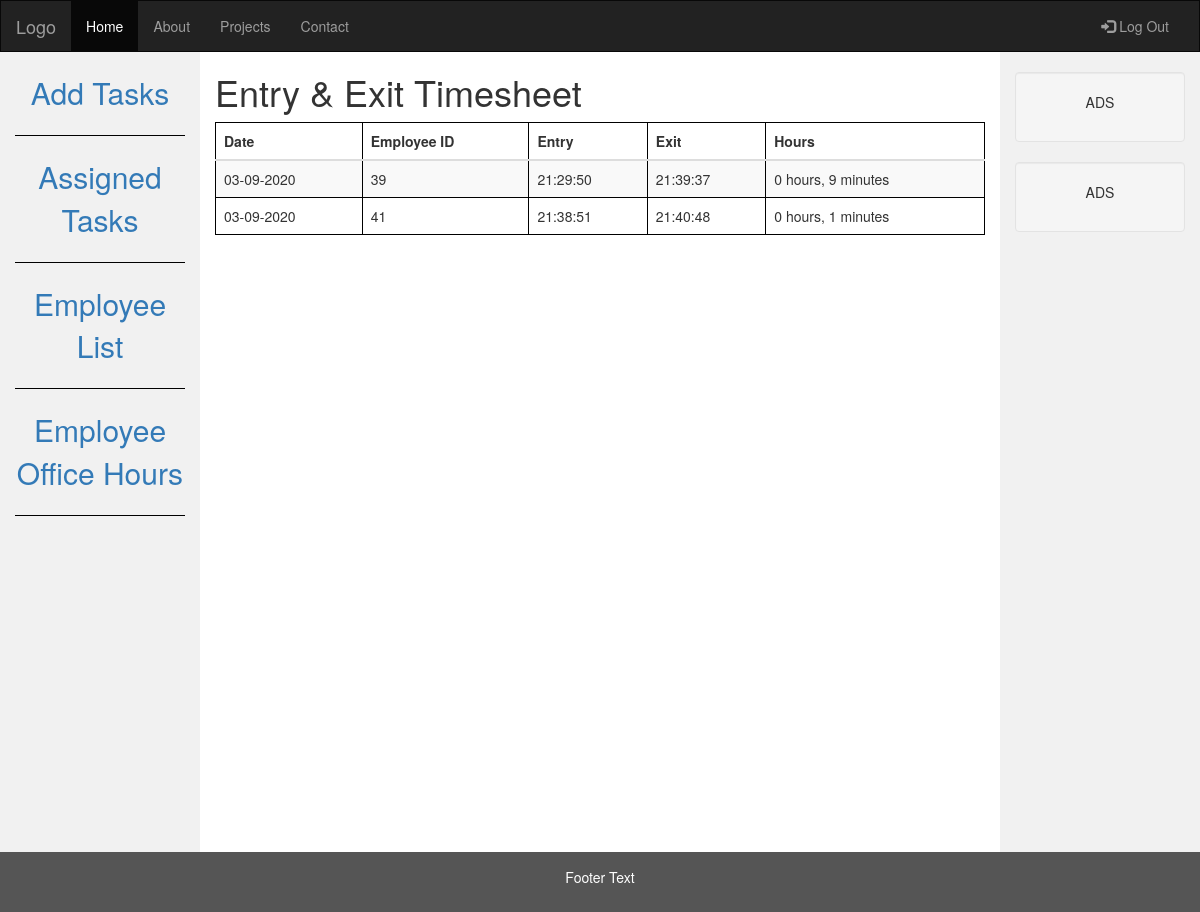
/admin/entryexittime.php (signed in), run on the app's committed database.
### tables this page shows
CREATE TABLE `officetime` (
  `d_id` int(11) NOT NULL,
  `e_id` int(11) NOT NULL,
  `d_date` varchar(255) NOT NULL,
  `clock_in` varchar(255) NOT NULL,
  `clock_out` text NOT NULL,
  `o_hours` int(11) NOT NULL,
  `o_hours_string` varchar(255) NOT NULL
);

### admin/entryexittime.php (the view, shortened to what this page needs)
<?php
include "admindbconnection.php";
?>
<!DOCTYPE html>
<html lang="en">
<head>
  <link rel="stylesheet" href="https://maxcdn.bootstrapcdn.com/bootstrap/3.4.1/css/bootstrap.min.css">
  <link rel="stylesheet" type="text/css" href="admincss.css"></link>
</head>
<body>
<?php include 'navbar.php'; ?>
<div class="container-fluid text-center">
  <div class="row content">
  <?php include 'sidenav.php'; ?>
    <div class="col-sm-8 text-left">
      <h1>Entry & Exit Timesheet</h1>
      <?php
        $sql = "SELECT * FROM officetime";
        $result = $con->query($sql);
        if ($result->num_rows > 0){
          echo '<table class="table table-striped">';
          echo '<thead>';
          echo '<tr>';
          echo '<th scope="col">Date</th>';
          echo '<th scope="col">Employee ID</th>';
          echo '<th scope="col">Entry</th>';
          echo '<th scope="col">Exit</th>';
          echo '<th scope="col">Hours</th>';
          echo '</tr>';
          echo '</thead>';
          echo '<tbody>';
          while($row = $result->fetch_assoc()) {
            echo '<tr>';
            echo '<td>'.$row["d_date"].'</td>';
            echo '<td>'.$row["e_id"].'</td>';
            echo '<td>'.$row["clock_in"].'</td>';
            echo '<td>'.$row["clock_out"].'</td>';
            echo '<td>'.$row["o_hours_string"].'</td>';
            echo '</tr>';
          }
          echo '</tbody>';
          echo '</table>';
        } else {
          echo "0 entries";
        }
        ?>
    </div>
    <div class="col-sm-2 sidenav">
      <div class="well">
        <p>ADS</p>
      </div>
      <div class="well">
        <p>ADS</p>
      </div>
    </div>
  </div>
</div>
<footer class="container-fluid text-center">
  <p>Footer Text</p>
</footer>
</body>
</html>

### admin/admincss.css (style rules this page uses)
.row.content { height: 800px }
.sidenav { padding-top: 20px; background-color: #f1f1f1; height: 100%; }
footer { background-color: #555; color: white; padding: 15px; }
table, th, td { border: 1px solid black; }

### data on the page
officetime: d_date "03-09-2020", e "39", clock_in "21:29:50", clock_out "21:39:37", o_hours_string "0 hours, 9 minutes"
officetime: d_date "03-09-2020", e "41", clock_in "21:38:51", clock_out "21:40:48", o_hours_string "0 hours, 1 minutes"
